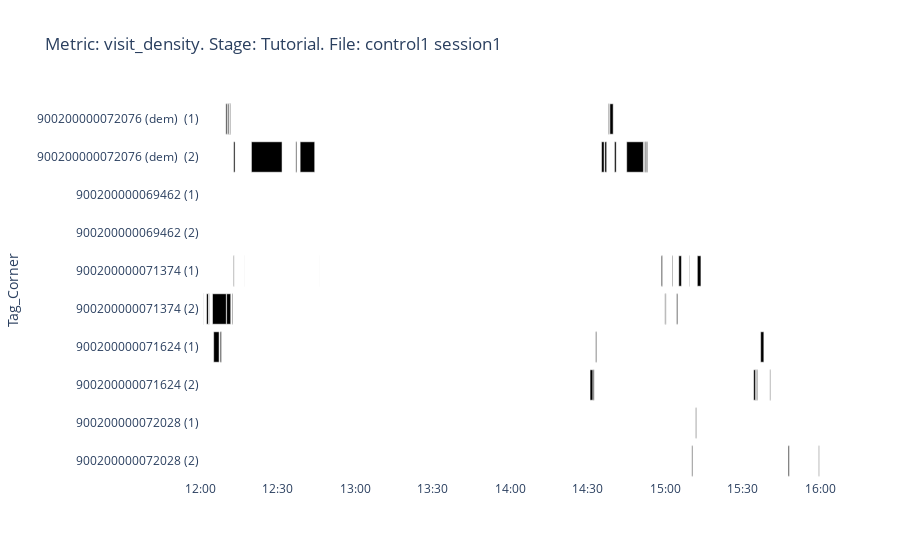

The notebook cell saved with this chart:
### Code cell
exp.timeline(metric = 'visit_density',
             start='2022-03-26_12:00:00',
             finish='2022-03-26_16:00:00',
             slide = None,
             step = None,
             time_start_median = None,
             time_finish_median = None,
             lick = None,             
             time = None,
             replacing_value='auto',
             without_dem_base=False,          
             input_time_interval='auto',
             delete_zero_in_intervals_for_median = False,
             median_special_time = False,
             dynamic = False,
             intellicage = 'all_time',
             parser_condition = None,
             division_coef = 1,
             plotly_verbose = True,
             output_file = 'html')

# See the tutorial_data\output\dem_power-Tutorial-control1 session1.html
